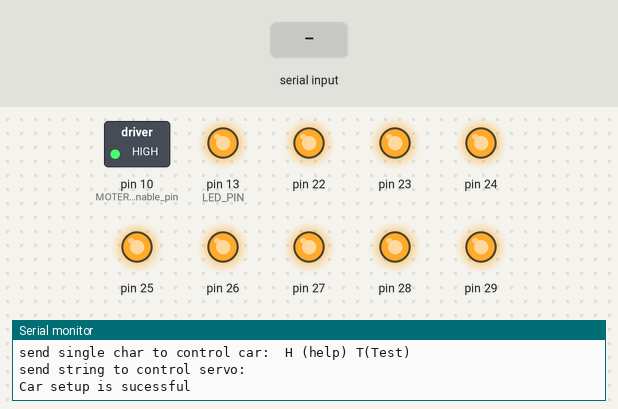
This sketch was run on a simulated Arduino Mega 2560, built with avr-gcc and run on an emulated ATmega2560. On the bench: switched loads named in the sketch (green lamp = pin HIGH), output pins drawn as LEDs (lit = HIGH), the last lines printed to the serial monitor. The inputs (shaded band) are chosen by the test bench.

Above: at 4.7 s.
4.8 s: "T" received over Serial
At 6.9 s:
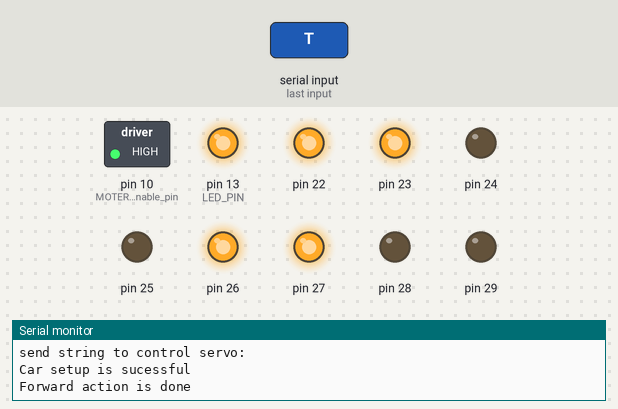
7.8 s: "D" received over Serial
At 10.3 s:
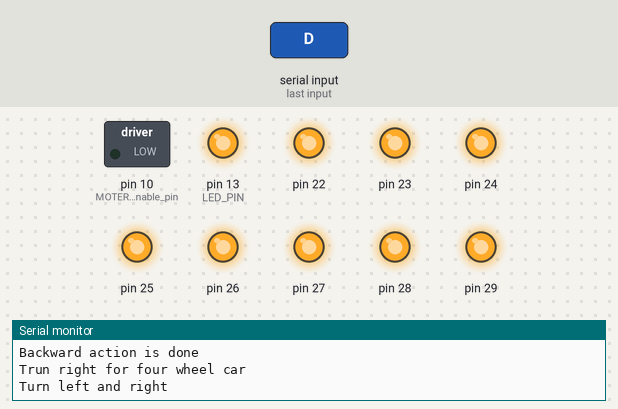
10.8 s: "B" received over Serial
At 12.6 s:
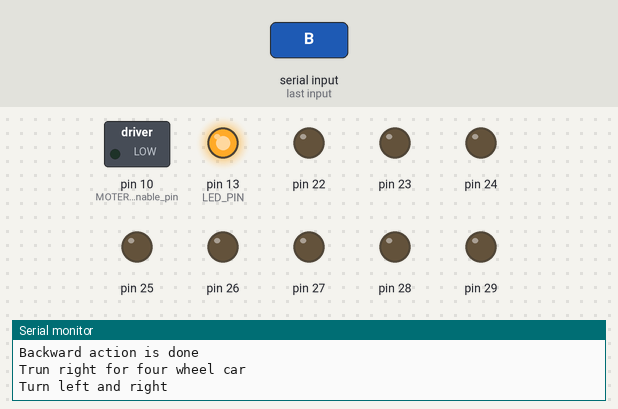
13.0 s: "F" received over Serial
At 13.9 s:
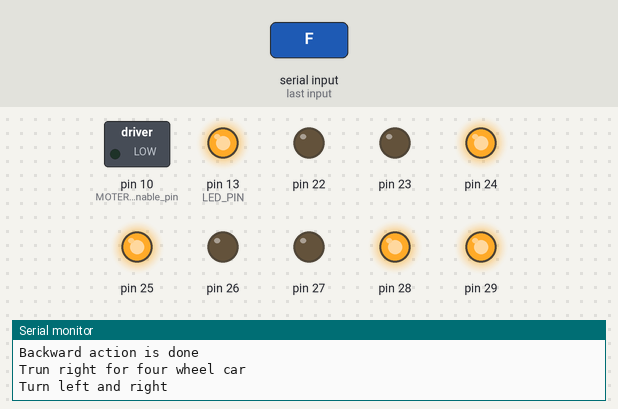
15.5 s: "L" received over Serial
At 16.14 s:
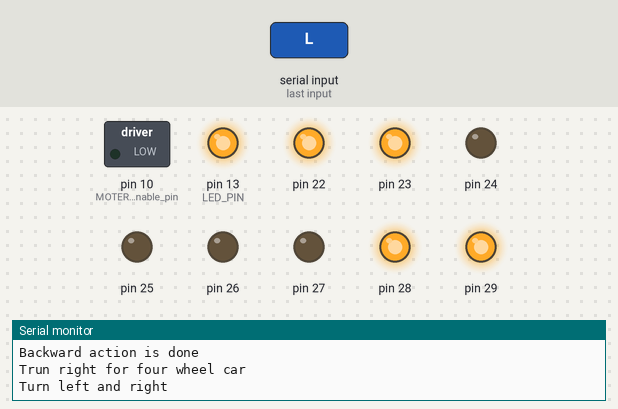
17.7 s: "R" received over Serial
At 18.34 s:
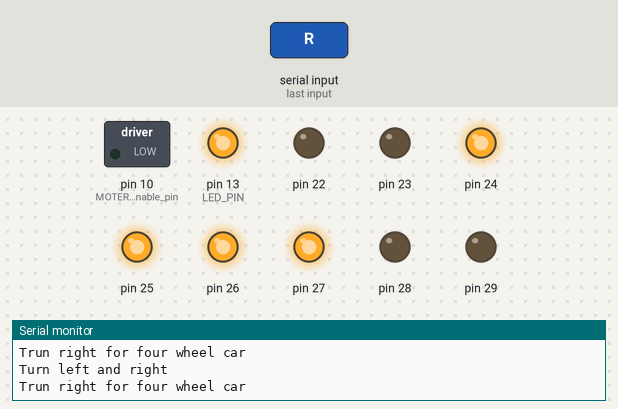
Timing chart, 0 to 20.7 s (numbered marks = the images above; inputs shaded):
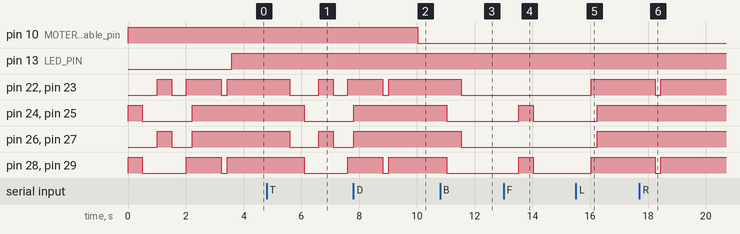

Measured:
- after the input at 4.8 s, pin 22, pin 23: HIGH → LOW after 0.80 s, → HIGH 1.0 s later, → LOW 0.51 s later, → HIGH 0.51 s later; pin 24, pin 25: HIGH → LOW after 1.3 s; pin 26, pin 27: HIGH → LOW after 0.80 s, → HIGH 1.0 s later, → LOW 0.51 s later; pin 28, pin 29: HIGH → LOW after 1.3 s, → HIGH 1.5 s later
- after the input at 7.8 s, pin 10 (MOTER_enable_pin): HIGH → LOW after 2.2 s
- after the input at 10.8 s, pin 22, pin 23, pin 26, pin 27: HIGH → LOW after 0.73 s; pin 24, pin 25, pin 28, pin 29: HIGH → LOW after 0.23 s
- after the input at 13.0 s, pin 24, pin 25, pin 28, pin 29: LOW → HIGH after 0.53 s, → LOW 0.50 s later
- after the input at 15.5 s, pin 22, pin 23, pin 28, pin 29: LOW → HIGH after 0.54 s; pin 24–27: LOW → HIGH after 0.74 s
- after the input at 17.7 s, pin 22, pin 23, pin 28, pin 29: HIGH → LOW after 0.54 s, → HIGH 0.20 s later

The sketch:

ArduinoCar.ino
```cpp
// (licence header left out)
#include "DCMotor.h"
#include "Car.h"
#include <ctype.h>


// tested on Mega2560
//  analogWrite() only apply to PWM-enabled pins:
//PWM: 2 to 13 and 44 to 46. Provide 8-bit PWM output with the analogWrite() function.
// but 2 and 3 should be seserved for external interrupt

#define LED_PIN 13

#define MOTER_enable_pin 10    // infact all motor are enabled by on board switch,  current is 70mA at 7V for two L298N
DCMotor rm_front(MOTER_enable_pin,29,27);  // first pin is enablePin, second and third is PWM
DCMotor lm_front(MOTER_enable_pin,25,23);
DCMotor rm_rear(MOTER_enable_pin,28,26);  // first pin is enablePin, second and third is PWM
DCMotor lm_rear(MOTER_enable_pin,24,22);

Car car(CarDriveMode::FD4W);  //  DC motor has no coast(sliding mode)
/////////////////////////////////////////////////////////////////////////////////////////
#define I2CLCD  0  //you need remove LiquidCrystal Lib of system, and install
#define SONAR 0

#if SONAR   //SR04  5V power supply
  #include <Ultrasonic.h>   // Lib " HCSR04Ultrasonic"
  #define TRIGGER_PIN  33
  #define ECHO_PIN     35
  Ultrasonic ultrasonic(TRIGGER_PIN, ECHO_PIN);
#endif

#if I2CLCD
   // include the library code for LCD 16X12,  MCP23XXX,
  #include "Wire.h"
  #include "LiquidCrystal.h"    //adafruitLiquidCrystal
  // Connect via i2c, default address #0 (A0-A2 not jumpered)
  LiquidCrystal lcd(0);
#endif


boolean run;
void setup() {
    run = true;
    pinMode(LED_PIN, OUTPUT);

    Serial.begin(9600);  // blue tooth support only this rate
    Serial1.begin(115200);  //servo controller
    car.addLeftMotor(&lm_front);  //front wheel first!
    car.addRightMotor(&rm_front);
    car.addLeftMotor(&lm_rear);
    car.addRightMotor(&rm_rear);
    car.setup();

    car.enableMotors();
    test();
    help();

    //no setup for SR04
    #if I2CLCD
      // set up the LCD's number of rows and columns:
      lcd.begin(16, 2);
      // Print a message to the LCD.
      lcd.print("hello, world, Car setup is sucessful");
    #endif
    Serial.println("Car setup is sucessful");  // detect reset caused by program error
}

void test()
{

     car.forward(500);
     car.coast(500);
     car.brake();
     Serial.println("Forward action is done");

     // it odes not work, why? using usb cable and try again 5V input is not given  using USB
     Serial1.print("#1P800T1000\r\n");  //
     Serial1.print("#2P800T1000\r\n");  //

     car.backward(500);
     car.coast(500);
     car.brake();
     Serial.println("Backward action is done");


     Serial1.print("#1P700T1000\r\n");  // S1号舵机旋转到脉宽为800的位置，使用时间1000ms
     Serial1.print("#2P700T1000\r\n");  // S2号舵机旋转到脉宽为700的位置，使用时间1000ms


     /*  four wheel car turn left is hard to design!  */
     car.turnLeft(200);
     car.brake();
     delay(1000);
     car.turnRight(200);
     car.brake();
     Serial.println("Turn left and right");
}


void help()
{
  Serial.println("send single char to control car:  E(enable) D(disable) L R B F S(stop) C(coast or traveling)");
  Serial.println("send single char to control car:  H (help) T(Test)");
  Serial.println("send string to control servo:  ");
}

//command parse from serial read, E(enable) D(disable) L R B F S(stop) T(traveling)
void remoteControl()
{
      if (Serial.available())  // get remote control char,
      {
        switch( toupper(Serial.read()) )  // Arduino read is a blocking op?
        {
          case 'D':
             car.disableMotors();
             break;
          case 'E':
             car.enableMotors();
             break;
          case 'B':
             car.backward(500);
             break;
          case 'F':
             car.forward(500);
             break;
         case 'L':
             car.turnLeft(200);
             car.brake();
             break;
          case 'R':
             car.turnRight(200);
             car.brake();
             break;
          case 'S':
             car.brake();
             break;
          case 'C':
             car.coast(500);
             break;
          //----------------
          case 'T':
             test();
             break;
          case 'H':
            help();
            break;
          //----------------
          default:
              break;  //do nothing
        }
      }
}

void showRange()
{
  #if SONAR
    float cmMsec, inMsec;
    long microsec = ultrasonic.timing();

    cmMsec = ultrasonic.convert(microsec, Ultrasonic::CM);
    inMsec = ultrasonic.convert(microsec, Ultrasonic::IN);
    Serial.print("MS: ");
    Serial.print(microsec);
    Serial.print(", CM: ");
    Serial.print(cmMsec);
    Serial.print(", IN: ");
    Serial.println(inMsec);
  #endif

  #if I2CLCD
    lcd.setCursor(0, 1);
    // print the number of seconds since reset:
    lcd.print(millis()/1000);

    lcd.setBacklight(HIGH);
    delay(500);
    lcd.setBacklight(LOW);
    //delay(500);
  #endif

}


void loop() {
     if(run)
     {
       //test();

       remoteControl();
       showRange();

       digitalWrite(LED_PIN, run);
       //car.disableMotors(); //
     }
    delay(1000);
    run = ~run;
}
```

Car.cpp
```cpp
#include <Arduino.h>
#include "DCMotor.h"
#include "Car.h"


/////////////////////////////////////////////////////////////////////
Car::Car(CarDriveMode::DriveMode mode)
{
    //_idler_count=0;
    //_count_motor_pair=0;   // depends on drivemode and set by setDriveMode()
    setDriveMode(mode);
    _i_motorL=0;
    _i_motorR=0;
    _motorL[0]=NULL;  // second array element is not clear as NULL
    _motorR[0]=NULL;
}

Car::Car(CarDriveMode::DriveMode mode, DCMotor* lm, DCMotor* rm)
{
    setDriveMode(mode);
    if (lm != NULL && rm != NULL)
    {
      _motorL[0]=lm;
      _i_motorL=1;
      _motorR[0]=rm;
      _i_motorR=1;
    }
    else
    {
      Serial.println("Error pointer to left or right motor is NULL");
    }
}

void Car::addLeftMotor( DCMotor* m)
{
    if (m==NULL)
         Serial.println("Error NULL pointer is passed as left motor");
    if (_i_motorL < _count_motor_pair)
    {
        _motorL[_i_motorL]=m;
        _i_motorL++;
    }
    else
    {
        Serial.println("Error  no more motor can be added to this drive mode");
        Serial.println(_i_motorL);
        Serial.println(_count_motor_pair);
    }
}

void Car::addRightMotor(DCMotor* m)
{
    if (m==NULL)
         Serial.println("Error NULL pointer is passed as right motor");
    if (_i_motorR < _count_motor_pair)
    {
        _motorR[_i_motorR]=m;
        _i_motorR++;
    }
    else
        Serial.println("Error  no more motor can be added to this drive mode");
}

 CarDriveMode::DriveMode Car::getDriveMode()
{
    return _mode;
}

void Car::setDriveMode(CarDriveMode::DriveMode mode)
{
    _mode=mode;
    #ifdef HAS_IDLER_MOTORS
      _idler_count=0;
    #endif
    switch(_mode)
    {
         case CarDriveMode::FD2W:
            _count_motor_pair=1;
            break;
        case CarDriveMode::RD2W:
            _count_motor_pair=1;
            break;
        case CarDriveMode::FD4W:
            _count_motor_pair=2;
            break;
        default:
            _count_motor_pair=1;
             // "Unknowned drive mode";
    }
}

const char* Car::getDriveModeName()
{
    switch(_mode)
    {
        case CarDriveMode::FD2W:
            return "Front drive by two wheel";
            break;
        case CarDriveMode::RD2W:
            return "Rear drive by two wheel";
            break;
        case CarDriveMode::FD4W:
            return "Full drive by four wheel";
            break;
        default:
            return  NULL;  // "Unknowned drive mode";
    }

}

#ifdef HAS_IDLER_MOTORS
 void Car::addIdlerMotor(DCMotor* m)
 {
   if (_idler_count<IDLER_NUMBER  && m!= NULL)
   {
     _idler_motors[ _idler_count] = m;
     _idler_count++;
   }
   else
   {
      Serial.println("Too many idler motor for this car, or NULL pointer");  //debug info
      return;
   }
 }
#endif

bool Car::check()
{
  if (getDriveModeName() == NULL)
  {
     Serial.println("Car driving mode is not set properly, please check");
     return false;
  }
   if (_i_motorL<_count_motor_pair || _i_motorR<_count_motor_pair )
   {
     Serial.println("Not all left or right driving motors or wheels are added to this car");
     return false;
   }
   #ifdef HAS_IDLER_MOTORS
   if (_idler_count<IDLER_NUMBER)
   {
     Serial.println("Not all idling motor or wheels are added to this car");
     return false;
   }
   #endif
   return true;
}

void Car::setup()
{
    if (check() )
    {
      for (int i=0; i<_count_motor_pair ; i++)
      {
        _motorL[i]->setup();
        _motorR[i]->setup();
      }
      enableMotors();
      #ifdef HAS_IDLER_MOTORS
      for (int i=0; i<IDLER_NUMBER ; i++)
      {
          //_idler_motors[i]->enable();
          _idler_motors[i]->setup();
          _idler_motors[i]->coast();
      }
      #endif
      #ifdef DEBUG
          //Serial.println("Car setup is sucessful");
      #endif
    }
    else
    {
      Serial.println("Self testing failed before setup, please check car mode and motors configuration ");
    }
}

void Car::enableMotors()
{
     for (int i=0; i<_count_motor_pair ; i++)
     {
       _motorL[i]->enable();
       _motorR[i]->enable();
     }
     #ifdef HAS_IDLER_MOTORS
     for (int i=0; i<IDLER_NUMBER ; i++)
     {
       _idler_motors[i]->enable();
     }
     #endif

}

void Car::disableMotors()
{
     for (int i=0; i<_count_motor_pair ; i++)
     {
       _motorL[i]->disable();
       _motorR[i]->disable();
     }
      #ifdef HAS_IDLER_MOTORS
     for (int i=0; i<IDLER_NUMBER ; i++)
     {
       _idler_motors[i]->disable();
     }
     #endif
}

void Car::forward(unsigned short milliseconds)
{
     for (int i=0; i<_count_motor_pair ; i++)
     {
       _motorL[i]->forward();
       _motorR[i]->forward();
        #ifdef DEBUG
         Serial.println("Immediately after fwd action");
         _motorL[0]->showPinsLevel();
         _motorR[0]->showPinsLevel();
       #endif
     }

     //Serial.println("Idler motor:");
     //_idler_motors[0]->showPinsLevel();

    #ifndef NONBLOCKING
    if (milliseconds>0)
    {
        delay(milliseconds);
        #ifdef  RETURN_COAST_AFTER_ACTION
        coast(5);  //default car steering condition is coast()
        #endif
    }
    #endif

    #ifdef DEBUG
     Serial.println("After fwd act with delay front wheel");
     _motorL[0]->showPinsLevel();
     _motorR[0]->showPinsLevel();
    #endif

}

void Car::backward(unsigned short  milliseconds)
{
     for (int i=0; i<_count_motor_pair ; i++)
     {
       _motorL[i]->backward();
       _motorR[i]->backward();
       #ifdef DEBUG
         Serial.println("Immediately after backward action");
         _motorL[0]->showPinsLevel();
         _motorR[0]->showPinsLevel();
       #endif
     }
    #ifndef NONBLOCKING
    if (milliseconds>0)
    {
       delay(milliseconds);
        #ifdef  RETURN_COAST_AFTER_ACTION
        coast(5);  //default car steering condition is coast()
        #endif
    }
    #endif
}

void Car::turnLeft(unsigned short  milliseconds)
{
  // distinguish drivemode, four wheel driving is not implemented
    if ( _mode ==  CarDriveMode::FD2W )
    {
       _motorR[0]->forward();
       _motorL[0]->backward();
    }
    else if (_mode ==  CarDriveMode::RD2W )
    {
       _motorL[0]->forward();
       _motorR[0]->backward();
    }
    else if (_mode ==  CarDriveMode::FD4W )  // full wheel
    {
       _motorL[0]->backward();
       _motorR[0]->forward();
       _motorL[1]->backward();   // coast is not working with this kind of motor!
       _motorR[1]->forward();
       // return;
    }
    else
    {
        // debug ,shoud not get here
        Serial.println("Trun left is not implemented for this drive mode");
        Serial.println(getDriveModeName());
    }
    //#ifndef NONBLOCKING
    if (milliseconds>0)
    {
        delay(milliseconds);
        //#ifdef  RETURN_COAST_AFTER_ACTION
        //coast(5);  //default car steering condition is coast()
        //#endif
    }
    //#endif
}

void Car::turnRight(unsigned short  milliseconds)
{
    if ( _mode ==  CarDriveMode::FD2W )
    {
       _motorL[0]->forward();
       _motorR[0]->backward();
    }
    else if (_mode ==  CarDriveMode::RD2W )
    {
       _motorR[0]->forward();
       _motorL[0]->backward();
    }
    else if (_mode ==  CarDriveMode::FD4W )  // full wheel
    {
        // to do ! rear_right do not move but coast
        // method 1:  left front motor run double time(width/length=1), using PWM is smooth
        //method 2:
       _motorR[0]->backward();
       #ifdef DEBUG
         Serial.println("pin level for right front motor in turn right");
         _motorL[0]->showPinsLevel();
         _motorL[1]->showPinsLevel();
       #endif
       _motorL[0]->forward();
       _motorR[1]->backward();   // coast is not working with this kind of motor!
       _motorL[1]->forward();
       Serial.println("Trun right for four wheel car");
    }
    else
    {
        // debug ,shoud not get here
        Serial.println("Trun right is not implemented for this drive mode");
        Serial.println(getDriveModeName());
    }
    //#ifndef NONBLOCKING, turn left or right should be blocking operation
    if (milliseconds>0)
    {
       delay(milliseconds);
    }
    //endif
}

void Car::coast(unsigned short milliseconds)
{
    #ifdef DEBUG
    Serial.println("before car coasts");   // has been called many times ?!
    #endif
     for (int i=0; i<_count_motor_pair ; i++)
     {
       _motorL[i]->coast();
       _motorR[i]->coast();
     }

    #ifndef NONBLOCKING
    if (milliseconds>0)
    {
        delay(milliseconds);
    }
    #endif
    #ifdef DEBUG
    Serial.println("car has coasted");
    #endif
}

void Car::brake()
{
     for (int i=0; i<_count_motor_pair ; i++)
     {
       _motorL[i]->brake();
       _motorR[i]->brake();
     }
     delay(5);
    #ifdef DEBUG
    Serial.println("car has braked");
    #endif
     //should not return to coast() until explicitly told!
    //idler motor is left as coast()
}
```

Car.h
```cpp
// (licence header left out)
#ifndef _CAR_H
#define _CAR_H

#include "DCMotor.h"
//#include <Arduino.h>

/* Drivemode:
                (1) 2 wheel, front drive,    "2WFD"
                (2) 2 wheel rear drive,  can share code with 2WFD
                (3) 4 wheel full drive, need differential speed control for turning
*/
namespace CarDriveMode {
    enum DriveMode
    {
        UNKNOWN=0,
        FD2W,  // currently implemention
        RD2W,  // reverse the turning action of front driving
        FD4W,  // not implemented yet
    };
};

//#define NONBLOCKING   // keep pins level outside, disable delay(duration) inside each action, delay() will keep MCU busy
#ifndef NONBLOCKING     // only Forward/backward and brake operation, not for turn left and right
    #define RETURN_COAST_AFTER_ACTION     //this cause error! program halt!
#endif
#define DefaultActionDuration 200     //   default parameter value may not supported by Arduino!
//#define DEBUG
// except for brake and coast,    default car steering condition is coast()
// 0.5A at 7A when moving!  left and right turn does not work
//#define HAS_IDLER_MOTORS


class Car
{
private:
     #define MAX_DRIVER_PAIR 2
     DCMotor*  _motorL[MAX_DRIVER_PAIR];  // may use a list for multiple wheel drived cars+ total motors on the left
     int _count_motor_pair;   // this will be set
     int _i_motorL;
     int _i_motorR;
     DCMotor*  _motorR[MAX_DRIVER_PAIR];  // changed to FR, FL, or using array!
     // for four wheels driving, the car width is needed,
   #ifdef HAS_IDLER_MOTORS
     #define IDLER_NUMBER 2   // at lease one, can upto any number
     DCMotor* _idler_motors[IDLER_NUMBER];  // only travelling, always in coast condition
     int _idler_count;
   #endif
     enum CarDriveMode::DriveMode _mode;

public :
    Car(CarDriveMode::DriveMode mode);
    Car(CarDriveMode::DriveMode mode, DCMotor* lm,DCMotor* rm);  // only for

    void addLeftMotor(DCMotor* m);
    void addRightMotor(DCMotor* m);
    #ifdef HAS_IDLER_MOTORS
    void addIdlerMotor(DCMotor* m);
    #endif

    CarDriveMode::DriveMode getDriveMode();
    void setDriveMode(CarDriveMode::DriveMode mode);
    const char* getDriveModeName();  // return predefiend string

    //only for four driving wheels car
    void setCarWidth(int widthMM);   // left and right wheel pair width in milli metre
    void setCarLength(int lengthMM);   // front and rear wheel gap in milli metre

    bool check();   // check wheel configuration
    void setup();   // setup pinMode and default wheel state (coast)
    void enableMotors();  //on(),  depends on jumper,  it can be set as alwasy enabled
    void disableMotors();

    void forward(unsigned short milliseconds=DefaultActionDuration);
    void backward(unsigned short milliseconds=DefaultActionDuration);
    void turnLeft(unsigned short milliseconds=DefaultActionDuration);
    void turnRight(unsigned short milliseconds=DefaultActionDuration);

    void coast(unsigned short milliseconds=DefaultActionDuration);  //sliding without power input from DC motor
    void brake();

};

#endif
```

DCMotor.h
```cpp
// (licence header left out)
#ifndef _DCMOTOR_H
#define _DCMOTOR_H


class DCMotor
{
private:
    int _enablePin, _pin1, _pin2;
    const char* _controllerName;
public :
    DCMotor(int enablePin, int pin1, int pin2);  //
    const char* getControllerName();  // get  model name of controller
    void setControllerName(const char* controllerName);
    void setup();  //enable pin, may also check pin suport on the specific Arduino plaform,

    void enable();            //on()
    void disable();
    void forward();
    void backward();
    void coast();
    void brake();
    void showPinsLevel();
};

#endif
```

Source omitted: DCMotor.cpp (1449 bytes)
